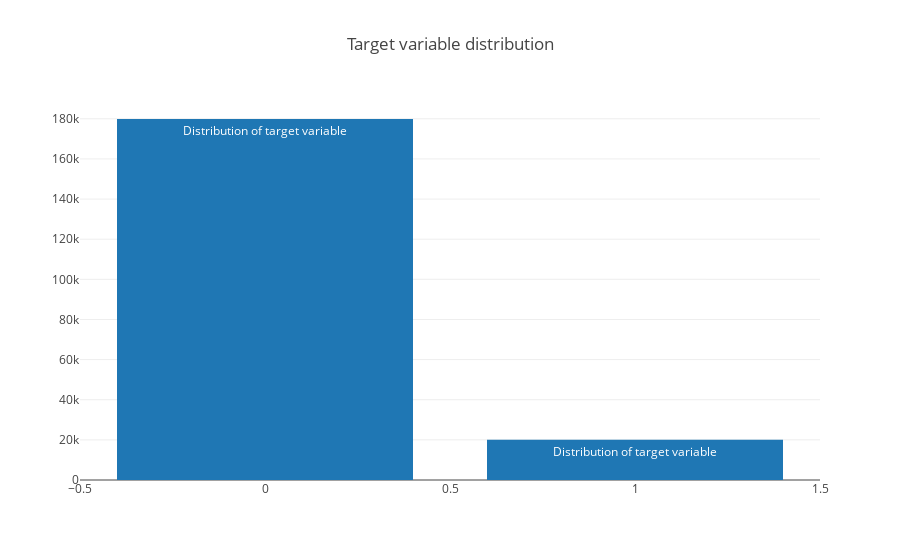

This figure's notebook cell:
### Code cell
data = [go.Bar(
            x = train["target"].value_counts().index.values,
            y = train["target"].value_counts().values,
            text='Distribution of target variable'
    )]

layout = go.Layout(
    title='Target variable distribution'
)

fig = go.Figure(data=data, layout=layout)

py.iplot(fig, filename='basic-bar')

### Figure 1 — Plotly figure (JSON) as saved in the notebook; plotly's stock layout.template omitted (floating-point values rounded to 4 significant figures)
{"data": [{"text": "Distribution of target variable", "type": "bar", "uid": "764a54bf-9d90-46b1-b215-a7023a6b12eb", "x": [0, 1], "y": [179902, 20098]}], "layout": {"title": {"text": "Target variable distribution"}}}
